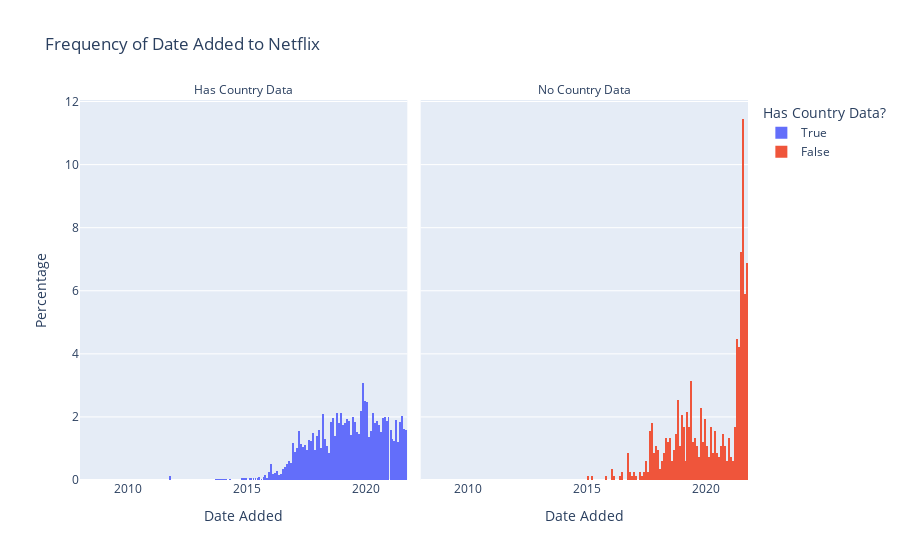

Source (notebook cell):
### Markdown cell above
### Date Added

### Code cell
fig = px.histogram(df,
                   x='date_added',
                   facet_col=df['country'].notna(),
                   color=df['country'].notna(),
                   histnorm='percent',
                   title="Frequency of Date Added to Netflix")
fig.for_each_annotation(lambda a: a.update(text="Has Country Data" if a.text=='facet_col=True' else "No Country Data"))
fig.update_xaxes(title_text="Date Added")
fig.update_layout(yaxis_title="Percentage",
                  legend_title="Has Country Data?")
fig.show()

### Figure 1 — Plotly figure (JSON) as saved in the notebook; plotly's stock layout.template omitted (floating-point values rounded to 4 significant figures; data arrays with more than 128 entries replaced by an {"elided": "..."} marker saying what was removed)
{"data": [{"bingroup": "x", "histnorm": "percent", "hovertemplate": "color=True<br>facet_col=True<br>date_added=%{x}<br>percent=%{y}<extra></extra>", "legendgroup": "True", "marker": {"color": "#636efa", "pattern": {"shape": ""}}, "name": "True", "orientation": "v", "showlegend": true, "type": "histogram", "x": {"elided": "7976 str values"}, "xaxis": "x", "yaxis": "y"}, {"bingroup": "x", "histnorm": "percent", "hovertemplate": "color=False<br>facet_col=False<br>date_added=%{x}<br>percent=%{y}<extra></extra>", "legendgroup": "False", "marker": {"color": "#EF553B", "pattern": {"shape": ""}}, "name": "False", "orientation": "v", "showlegend": true, "type": "histogram", "x": {"elided": "831 str values"}, "xaxis": "x2", "yaxis": "y2"}], "layout": {"annotations": [{"font": {}, "showarrow": false, "text": "Has Country Data", "x": 0.245, "xanchor": "center", "xref": "paper", "y": 1, "yanchor": "bottom", "yref": "paper"}, {"font": {}, "showarrow": false, "text": "No Country Data", "x": 0.755, "xanchor": "center", "xref": "paper", "y": 1, "yanchor": "bottom", "yref": "paper"}], "barmode": "relative", "legend": {"title": {"text": "Has Country Data?"}, "tracegroupgap": 0}, "title": {"text": "Frequency of Date Added to Netflix"}, "xaxis": {"anchor": "y", "domain": [0, 0.49], "title": {"text": "Date Added"}}, "xaxis2": {"anchor": "y2", "domain": [0.51, 1], "matches": "x", "title": {"text": "Date Added"}}, "yaxis": {"anchor": "x", "domain": [0, 1], "title": {"text": "Percentage"}}, "yaxis2": {"anchor": "x2", "domain": [0, 1], "matches": "y", "showticklabels": false}}}
